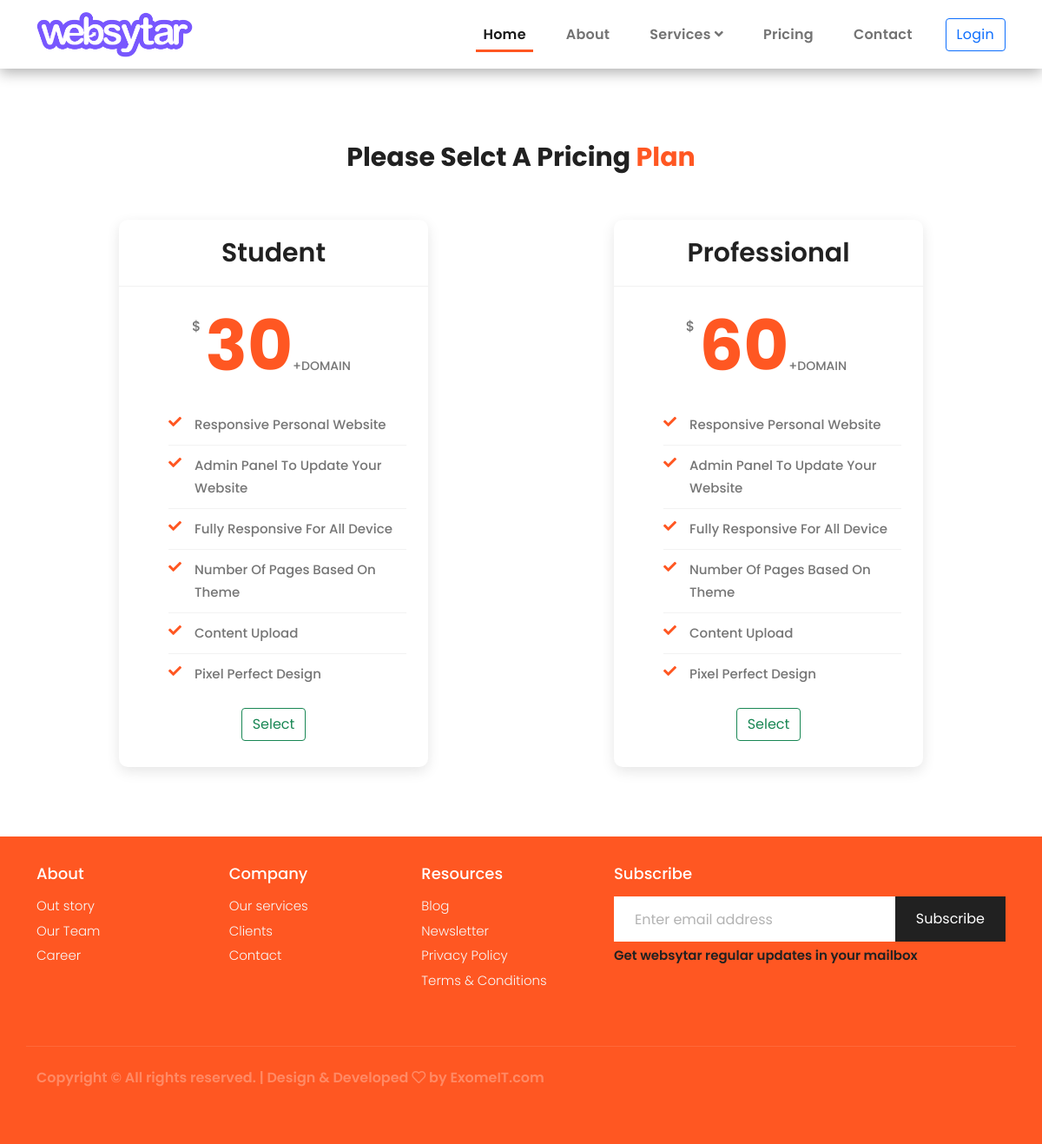
/theme-pricing/1, run on the app's committed database.
### ecom/models.py (models this page shows, shortened)
class PortfolioPricing(models.Model):
    package_name = models.CharField(max_length=100)
    features = models.TextField()
    price = models.IntegerField()
    category = models.CharField(choices=CATEGORY_CHOICES, max_length=50)
    def feature_ls(self):
        return self.features.split(';')

### ecom/views.py (the view)
# urls.py: path('theme-pricing/<int:pk>', views.ThemetoPricing.as_view(), name='theme_to_pricing'),
class ThemetoPricing(View):
    def get(self, request, pk):
        theme = PortfolioTheme.objects.get(pk=pk)
        pricing = PortfolioPricing.objects.filter(category='general')
        context = {'theme':theme, 'pricings':pricing}
        return render(request, 'ecom/theme_to_pricing.html', context)

### templates/ecom/theme_to_pricing.html (shortened to what this page needs)
{% extends 'ecom/base.html' %}
{% load static %}
{% block main %}
<section class="pricing section-padding">
    <div class="container" id="price">
      <div class="row justify-content-center">
        <div class="col-md-8 col-11">
          <div class="section-title">
            <h2> Please selct a Pricing <span>Plan</span></h2>
          </div>
        </div>
      </div>
      <div class="row">
      {% for pricing in pricings %}
        <div class="col-md-4 col-11 mx-auto">
          <div class="pricing-items">
            <div class="pricing-header">
              <h3>{{ pricing.package_name}}</h3>
            </div>
            <div class="pricing-price">
              <span class="currency">$</span>
              <span class="price">{{ pricing.price}}</span>
              <span class="domain">+Domain</span>
            </div>
            <div class="pricing-body">
              <ul>
                {% for featur in pricing.feature_ls %}
                <li><i class="fas fa-check"></i>{{featur}}</li>
                {% endfor %}
              </ul>
            </div>
            <div class="pricing-footer">
                <form action="{% url 'portfolio_checkout' %}" class="d-inline">
                    <button type="submit" class="btn btn-outline-success mx-auto"> Select </button>
                   </form>
            </div>
          </div>
        </div>
        {% endfor %}
      </div>
    </div>
  </section>
  {% endblock main %}

### static/ecom/assets/css/index-style.css (style rules this page uses)
:root { --main-color: #FF5722; --deep-color-1: #E64A19; --main-color-light: #FFCCBC; --bg-dark: #2b2c2f; --main-to-dark-color: var(--main-color); --dark-to-main-color: var(--bg-dark); --shadow-black-100: 0 5px 15px rgba(0, 0, 0, 0.1); --shadow-black-300: 0 5px 15px rgba(0, 0, 0, 0.3); --black-900: #212121; --black-400: #757575; --black-300: #BDBDBD; --black-100: #f7f7f7; --black-000: #fff; --black-alpha-100: rgba(0, 0, 0, 0.05); }
html, body { font-family: 'Poppins', sans-serif; font-size: 16px; font-weight: 600; overflow-x: hidden; background-color: #fff; line-height: 1.5; }
* { margin: 0; padding: 0; outline: none !important; }
ul { list-style: none; }
.section-padding { padding: 80px 0 80px; }
.section-title { margin-bottom: 20px; }
.section-title h2 { font-size: 30px; line-height: 44px; font-weight: 700; text-transform: capitalize; color: var(--black-900); text-align: center; }
.section-title h2 span { color: var(--main-color); }
.pricing .pricing-items { background-color: var(--black-000); box-shadow: var(--shadow-black-100); border-radius: 10px; margin-top: 30px; }
.pricing-items .pricing-header { padding: 20px 30px; border-bottom: 1px solid var(--black-alpha-100); }
.pricing-items .pricing-header h3 { text-align: center; font-size: 30px; color: var(--black-900); font-weight: 600; text-transform: capitalize; margin: 0; }
.pricing-items .pricing-price { padding: 40px 30px; display: flex; justify-content: center; line-height: 0.7; }
.pricing-items .pricing-price .currency { font-size: 16px; font-weight: 500; color: var(--black-400); margin-right: 5px; align-self: flex-start; }
.pricing-items .pricing-price .price { font-size: 80px; font-weight: 700; color: var(--main-color); }
.pricing-items .pricing-price .domain { font-size: 14px; font-weight: 500; color: var(--black-400); margin-right: 5px; align-self: flex-end; text-transform: uppercase; }
.pricing-items .pricing-body { padding: 0 25px; }
.pricing-items .pricing-body ul li { font-size: 15px; font-weight: 500; color: var(--black-400); padding: 10px 0 10px 30px; border-bottom: 1px solid var(--black-alpha-100); line-height: 26px; position: relative; }
.pricing-items .pricing-body ul li:last-child { border-bottom: none; }
.pricing-items .pricing-body ul li i { color: var(--main-color); position: absolute; left: 0; top: 12px; }
.pricing-items .pricing-footer { padding: 0px 30px 30px; text-align: center; }

### data on the page
PortfolioPricing: package_name "Student", price "30", feature_ls "Responsive Personal Website" "Admin Panel To Update Your Website" "Fully Responsive For All Device" "Number Of Pages Based On Theme" "Content Upload" "Pixel Perfect Design"
PortfolioPricing: package_name "Professional", price "60", feature_ls "Responsive Personal Website" "Admin Panel To Update Your Website" "Fully Responsive For All Device" "Number Of Pages Based On Theme" "Content Upload" "Pixel Perfect Design"
